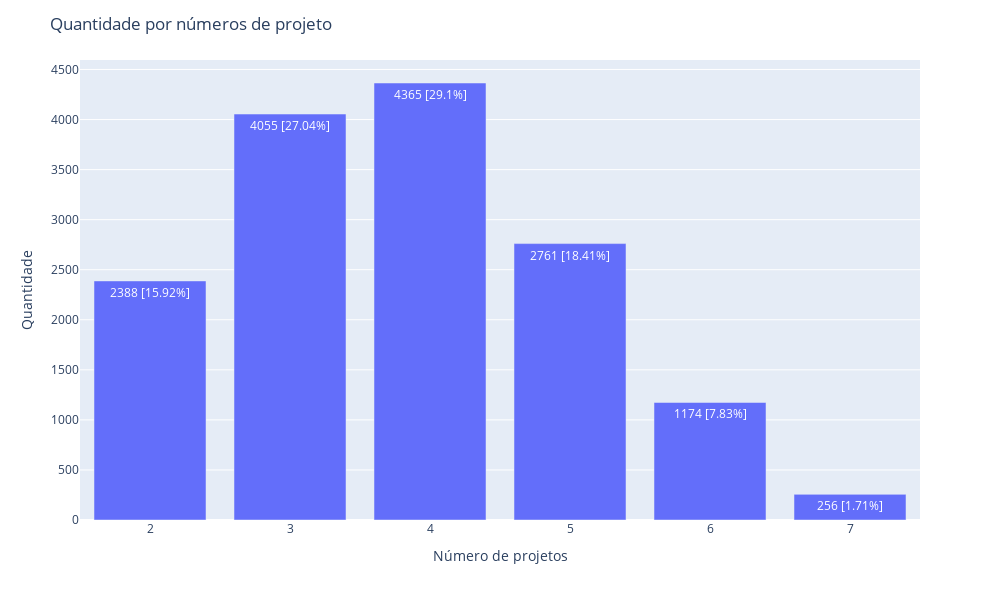

Notebook source saved alongside this figure:
### Code cell
exibeBarplot(df_ind, coluna='numero_projetos', xlabel='Número de projetos' , ylabel='Quantidade', title='Quantidade por números de projeto', width=1000, height=600)

### Figure 1 — Plotly figure (JSON) as saved in the notebook; plotly's stock layout.template omitted (floating-point values rounded to 4 significant figures)
{"data": [{"alignmentgroup": "True", "hovertemplate": "x=%{x}<br>y=%{y}<br>text=%{text}<extra></extra>", "legendgroup": "", "marker": {"color": "#636efa", "pattern": {"shape": ""}}, "name": "", "offsetgroup": "", "orientation": "v", "showlegend": false, "text": ["2388 [15.92%]", "4055 [27.04%]", "4365 [29.1%]", "2761 [18.41%]", "1174 [7.83%]", "256 [1.71%]"], "textposition": "auto", "type": "bar", "x": [2, 3, 4, 5, 6, 7], "xaxis": "x", "y": [2388, 4055, 4365, 2761, 1174, 256], "yaxis": "y"}], "layout": {"autosize": false, "barmode": "relative", "height": 600, "legend": {"tracegroupgap": 0}, "margin": {"t": 60}, "title": {"text": "<span>Quantidade por números de projeto</span>"}, "width": 1000, "xaxis": {"anchor": "y", "domain": [0, 1], "title": {"text": "<span>Número de projetos</span>"}}, "yaxis": {"anchor": "x", "domain": [0, 1], "title": {"text": "<span>Quantidade</span>"}}}}
